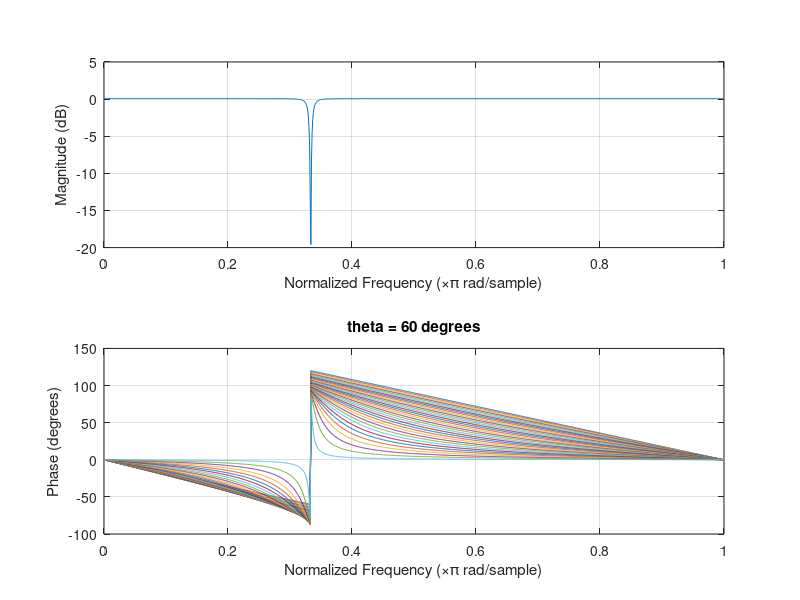

Source code (MATLAB):
% we suppose that we change theta in steps of pi/10;

figure();
for r = 0:0.03:1
    theta = pi/3;
    b = [1,-2*cos(theta),1];
    a = [1,-2*r*cos(theta),r*r];
    
    freqz(b,a,1001);
    hold on
end
title("theta = 60 degrees");
